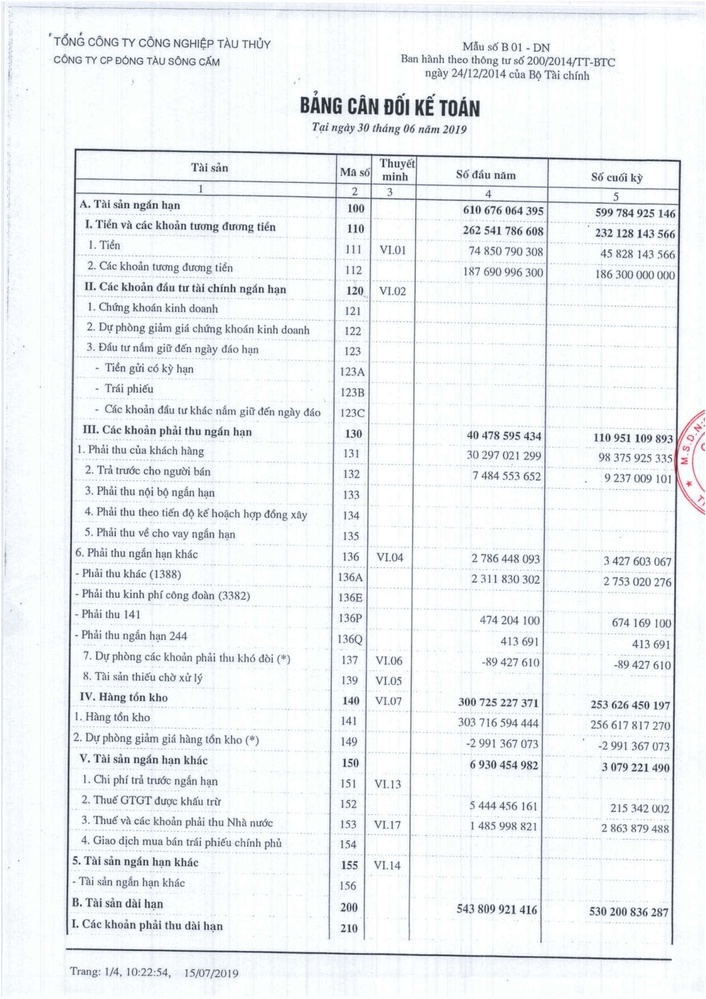
#> input picture Tuan3/data/bctc2019.jpg, 706 x 999 px, shrunk from 1240 x 1754 before the run, found by its file name
$ python border.py
#> lines starting #> are read from the running program, lines starting #| are printed output that depends on the picture; after the words box and inside, x2 and y2 are one past the last pixel; in counts of white or black regions, pixels touching at a corner belong together
import cv2
from matplotlib import pyplot as plt
image_file = "Tuan3/data/bctc2019.jpg"
img = cv2.imread(image_file)
#> img is the input picture: shape (999, 706, 3); mean B, G, R 243.1, 241.4, 238.2
def display(im_path):
    dpi = 80
    im_data = plt.imread(im_path)
    if len(im_data.shape) == 3:
        height, width, depth = im_data.shape  # Ảnh màu (RGB)
    else:
        height, width = im_data.shape  # Ảnh xám (grayscale)
        depth = 1  # Gán giá trị mặc định cho ảnh xám

    #what size does the figure need to be in inches to fit the image?
    figsize = width/float(dpi), height/float(dpi)

    #create a figure of the right size with one axes that takes up the full figure
    fig = plt.figure(figsize=figsize)
    ax = fig.add_axes([0, 0, 1, 1])

    #hide spines, ticks, etc.
    ax.axis('off')

    #display the image
    ax.imshow(im_data, cmap='gray')
    plt.show()
def grayscale(image):
    return cv2.cvtColor(image, cv2.COLOR_BGR2GRAY)

gray_image = grayscale(img)
# cv2.imwrite("Tuan3/temp/gray.jpg", gray_image)
# display("Tuan3/temp/gray.jpg")

thresh,im_bw = cv2.threshold(gray_image, 200, 230, cv2.THRESH_BINARY)
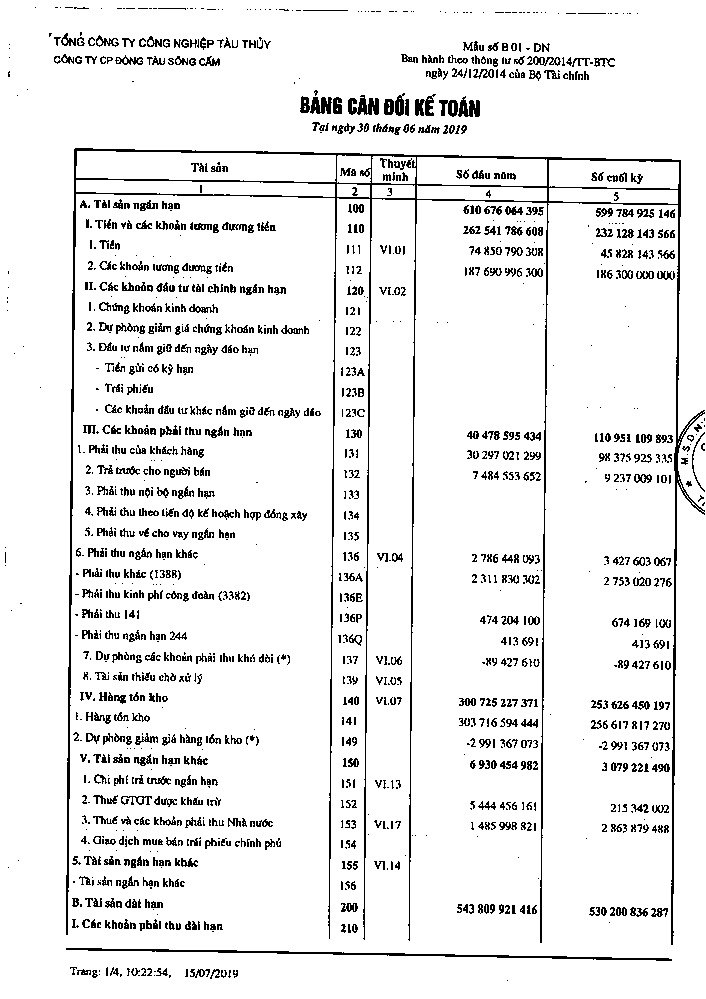
#> im_bw: shape (999, 706); values 0 (black) and 230 (white), 92.3% white; black in thin lines or dots
cv2.imwrite("Tuan3/temp/bw_image.jpg", im_bw)
#display("Tuan3/temp/bw_image.jpg")
def noise_removal(image):
    import numpy as np
    kernel = np.ones((1, 1), np.uint8)
    image = cv2.dilate(image, kernel, iterations=1)
    kernel = np.ones((1, 1), np.uint8)
    image = cv2.erode(image, kernel, iterations=1)
    image = cv2.morphologyEx(image, cv2.MORPH_CLOSE, kernel)
    image = cv2.medianBlur(image, 3)
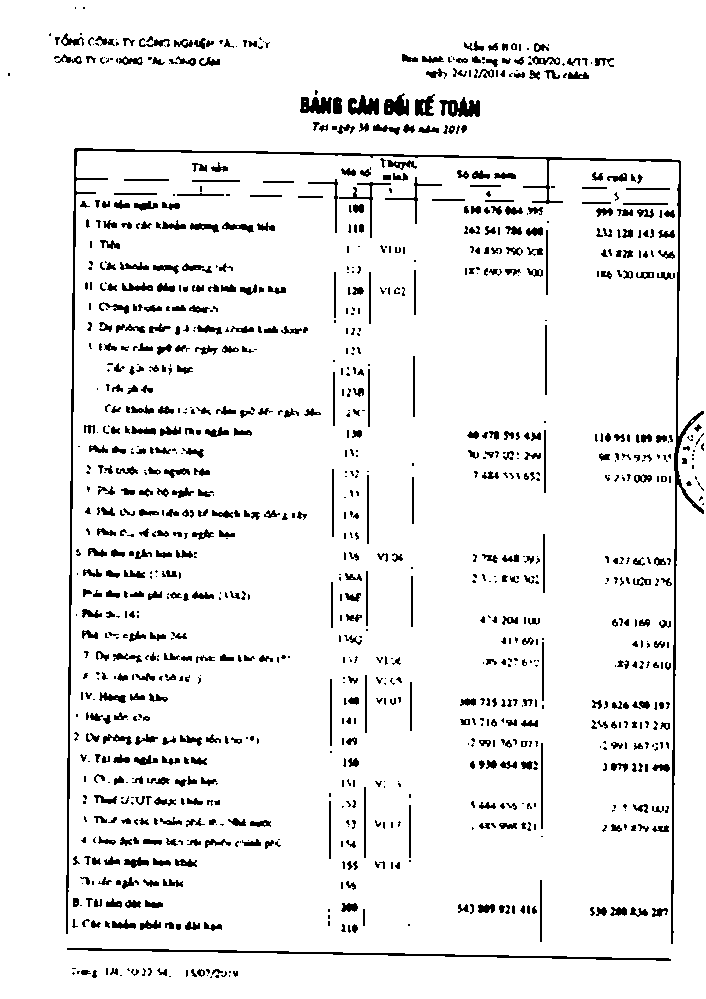
#> image: shape (999, 706); values 0 (black) and 230 (white), 93% white; 1097 black regions (494 under 20 px), largest, box (x1, y1, x2, y2) and area: (66, 148, 704, 944) 5664, (67, 948, 671, 961) 1363, (439, 97, 480, 117) 510
    return (image)
no_noise = noise_removal(im_bw)
def remove_borders(image):
    contours, heiarchy = cv2.findContours(image, cv2.RETR_EXTERNAL, cv2.CHAIN_APPROX_SIMPLE)
#> contours = [[[0, 0], [0, 998], [705, 998], [705, 0]]]; heiarchy = [[-1, -1, -1, -1]]
    cntSorted = sorted(contours, key=lambda x:cv2.contourArea(x))
#> cntSorted = [[[0, 0], [0, 998], [705, 998], [705, 0]]]
    cnt = cntSorted[-1]
#> cnt = [[0, 0], [0, 998], [705, 998], [705, 0]]
    x, y, w, h = cv2.boundingRect(cnt)
#> x = 0; y = 0; w = 706; h = 999
    crop = image[y:y+h, x:x+w]
    return(crop)

no_borders = remove_borders(no_noise)
# cv2.imwrite("Tuan3/temp/no_borders.jpg", no_borders)
# display("Tuan3/temp/no_borders.jpg")

color = [255, 255, 255]
top, bottom, left, right = [150]*4
image_with_border = cv2.copyMakeBorder(no_borders, top, bottom, left, right, cv2.BORDER_CONSTANT, value = color)
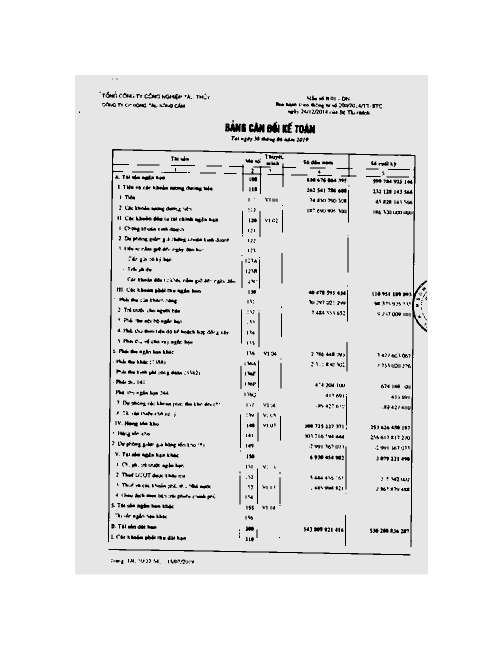
#> image_with_border: shape (1299, 1006) (shown at 1/2 size); min 0, max 255, mean 232.8
cv2.imwrite("Tuan3/temp/image_with_border.jpg", image_with_border)
display("Tuan3/temp/image_with_border.jpg")
